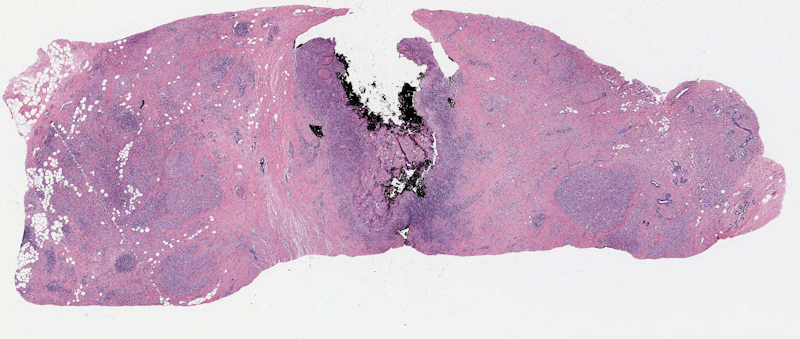
#> input picture images/tissue_img.png, 800 x 339 px
$ jupyter execute object_detection.ipynb
#> lines starting #> are read from the running program, lines starting #| are printed output that depends on the picture; after the words box and inside, x2 and y2 are one past the last pixel; in counts of white or black regions, pixels touching at a corner belong together
# Object Detection Techniques

We look at simple techniques like morphological operations and intensity thresholding techniques to detect objects in images.

[cell 1]
import cv2
import matplotlib.pyplot as plt
import numpy as np

[cell 2]
# Load images to illustrate methods
img = cv2.imread('../images/tissue_img.png')
#> img is the input picture: shape (339, 800, 3); mean B, G, R 199.9, 179.4, 206.1

# Thresholding techiques

Thresholding techniques works by automatically finding optimal thresholds for pixel intensity cutoffs, producing binary masks of object of interests located in the foreground.

## Otsu's Thresholding

Selects intensity cutoffs by minimizing intra-class variances (e.g. within foreground/background classes).

[cell 3]
# Convert to greyscale for binary thresholding
gray_image = cv2.cvtColor(img, cv2.COLOR_BGR2GRAY)
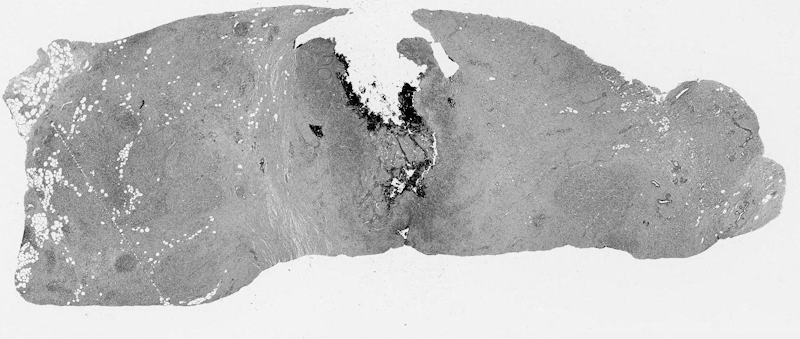
#> gray_image: shape (339, 800); min 0, max 251, mean 189.7

# Apply otsu thresholding to get binary mask
_, otsu_mask = cv2.threshold(
    gray_image, 0, 255, cv2.THRESH_BINARY + cv2.THRESH_OTSU)
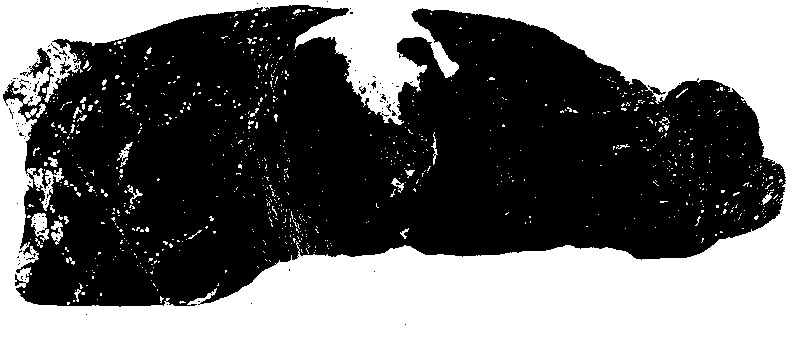
#> otsu_mask: shape (339, 800); 41.8% white; 844 white regions (806 under 20 px), largest, box (x1, y1, x2, y2) and area: (0, 0, 800, 339) 108894, (31, 213, 49, 242) 301, (51, 221, 63, 245) 161

# Visualize original vs binary mask
fig, axes = plt.subplots(1, 2, figsize=(10, 15))

axes[0].imshow(img)
axes[0].set_title("Original")
axes[1].imshow(otsu_mask)
axes[1].set_title("Otsu Thresholding")

plt.tight_layout()
plt.show()
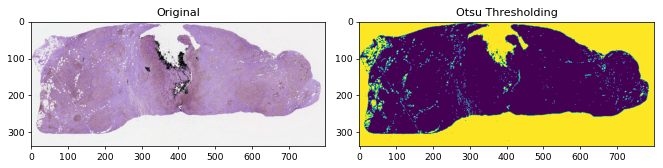
#> figure drawn by matplotlib, 2 panels; B, G, R data is drawn as R, G, B

## Adaptive Mean Thresholding
Selects local thresholding for each neighborhood to do adaptive thresholding, uses multiple instead of one global pixel intensity cutoff.

[cell 4]
# Convert to greyscale for binary thresholding
gray_image = cv2.cvtColor(img, cv2.COLOR_BGR2GRAY)

# Apply adaptive mean thresholding to get binary mask
adaptive_mean_mask = cv2.adaptiveThreshold(
    gray_image, 255,
    cv2.ADAPTIVE_THRESH_MEAN_C,
    cv2.THRESH_BINARY,
    blockSize = 199, # Controls the size of local neighborhood
    C = 5 # Constant subtracted from mean for thresholding
)
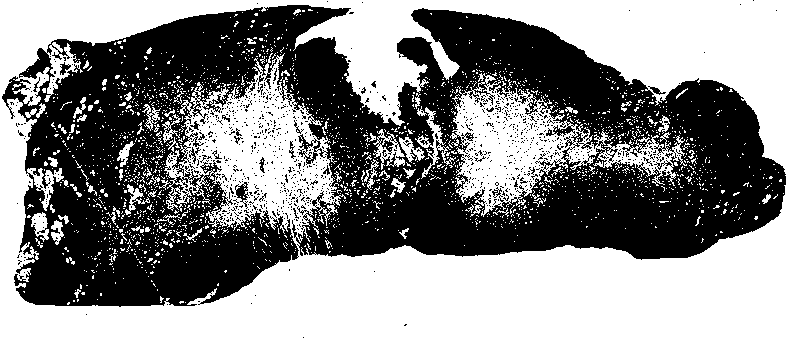
#> adaptive_mean_mask: shape (339, 800); 53.6% white; 1052 black regions (1025 under 20 px), largest, box (x1, y1, x2, y2) and area: (2, 5, 786, 307) 122131, (235, 182, 249, 209) 160, (60, 62, 71, 75) 69

# Visualize original vs binary mask
fig, axes = plt.subplots(1, 2, figsize=(10, 15))

axes[0].imshow(img)
axes[0].set_title("Original")
axes[1].imshow(adaptive_mean_mask)
axes[1].set_title("Adaptive Mean Thresholding")

plt.tight_layout()
plt.show()
#> figure, not shown here; B, G, R data is drawn as R, G, B

[cell 5]
# Effects of blocksize and constant parameters #
# Decreasing blocksize means smaller local neighborhood > more local features preserved
lowered_blocksize = cv2.adaptiveThreshold(
    gray_image, 255,
    cv2.ADAPTIVE_THRESH_MEAN_C,
    cv2.THRESH_BINARY,
    blockSize = 21,
    C = 5
)
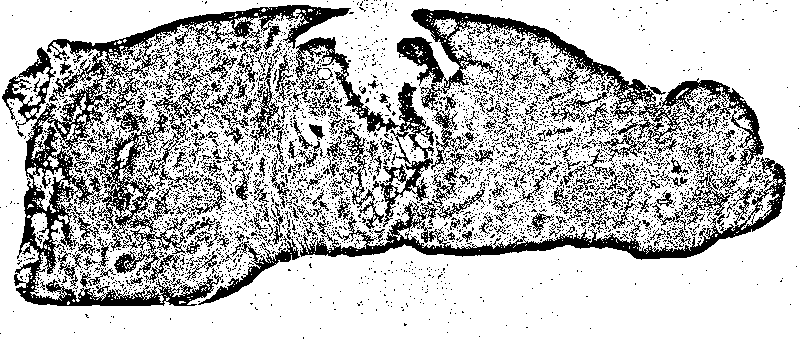
#> lowered_blocksize: shape (339, 800); 74.3% white; 3900 black regions (3630 under 20 px), largest, box (x1, y1, x2, y2) and area: (2, 5, 351, 306) 14851, (397, 8, 764, 168) 8875, (296, 157, 786, 260) 6628

# Decreasing C increases threshold > more foreground pixels included
lowered_C = cv2.adaptiveThreshold(
    gray_image, 255,
    cv2.ADAPTIVE_THRESH_MEAN_C,
    cv2.THRESH_BINARY,
    blockSize = 199,
    C = 1
)
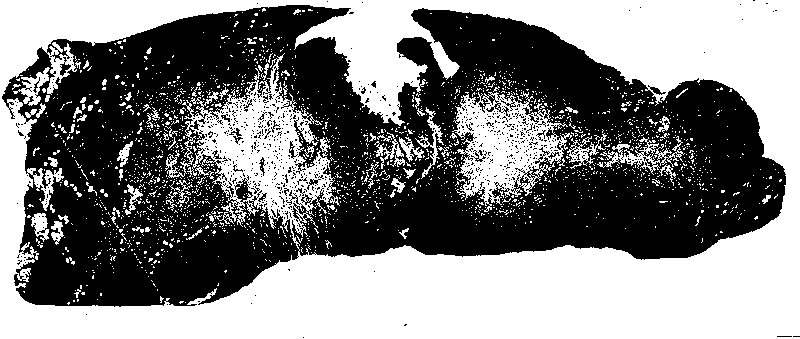
#> lowered_C: shape (339, 800); 50.7% white; 800 black regions (778 under 20 px), largest, box (x1, y1, x2, y2) and area: (2, 5, 786, 307) 130847, (60, 57, 71, 76) 84, (229, 128, 243, 144) 69


# Visualize original vs binary mask
fig, axes = plt.subplots(1, 2, figsize=(10, 15))

axes[0].imshow(lowered_blocksize)
axes[0].set_title("Lowered Blocksize")
axes[1].imshow(lowered_C)
axes[1].set_title("Lowered C")

plt.tight_layout()
plt.show()

# Morphological operations
Finetuning operations used to refine binary masks e.g. plug small holes, smoothen out mask edges

## Erosion
Shrinks foreground pixels, useful for disconnecting masks that are merged together.

[cell 6]
# Use binary mask from earlier
binary_mask = adaptive_mean_mask

# Apply erosion: increase kernel size for more erosion
kernel = np.ones((2, 2), np.uint8)
inverse_binary_mask = cv2.bitwise_not(binary_mask)
inverse_eroded_mask = cv2.erode(inverse_binary_mask, kernel, 1)
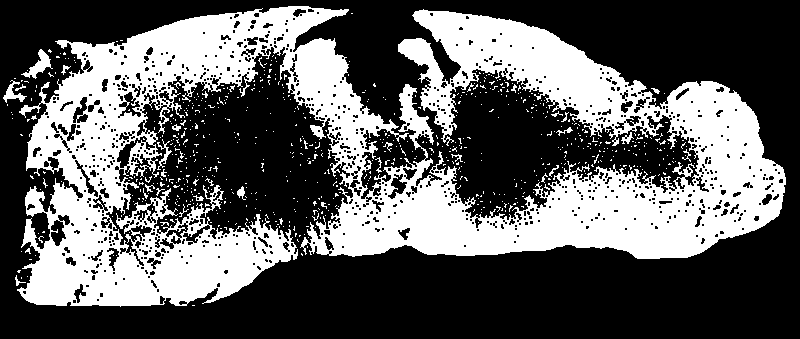
#> inverse_eroded_mask: shape (339, 800); 37.2% white; 712 white regions (683 under 20 px), largest, box (x1, y1, x2, y2) and area: (17, 6, 786, 307) 97387, (21, 49, 53, 79) 325, (3, 80, 27, 103) 190
eroded_mask = cv2.bitwise_not(inverse_eroded_mask)

# Visualize original vs eroded mask
fig, axes = plt.subplots(1, 2, figsize=(10, 15))

axes[0].imshow(binary_mask)
axes[0].set_title("Original")
axes[1].imshow(eroded_mask)
axes[1].set_title("Eroded")

plt.tight_layout()
plt.show()

## Dilation
Expands foreground pixels, can be used to connect disjointed components of mask and plug small holes.

[cell 7]
# Use binary mask from earlier
binary_mask = adaptive_mean_mask

# Apply dilation: increase kernel size for more dilation
kernel = np.ones((2, 2), np.uint8)
inverse_binary_mask = cv2.bitwise_not(binary_mask)
inverse_dilated_mask = cv2.dilate(inverse_binary_mask, kernel, 1)
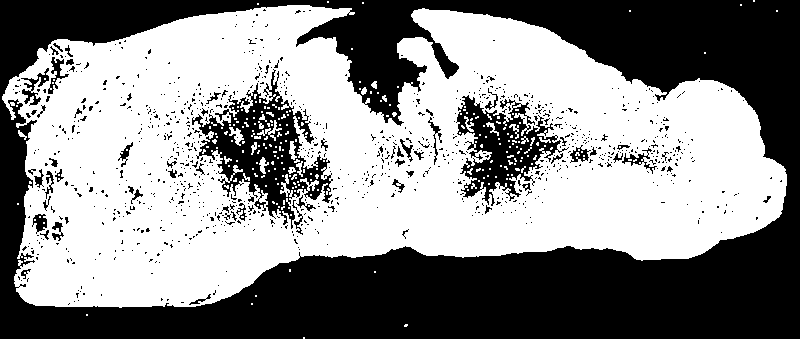
#> inverse_dilated_mask: shape (339, 800); 54.5% white; 990 black regions (933 under 20 px), largest, box (x1, y1, x2, y2) and area: (0, 0, 800, 339) 104295, (192, 69, 333, 229) 7516, (456, 95, 569, 206) 4938
dilated_mask = cv2.bitwise_not(inverse_dilated_mask)

# Visualize original vs dilated mask
fig, axes = plt.subplots(1, 2, figsize=(10, 15))

axes[0].imshow(binary_mask)
axes[0].set_title("Original")
axes[1].imshow(dilated_mask)
axes[1].set_title("Dilated")

plt.tight_layout()
plt.show()

## Closing
Combines dilation followed by erosion, useful for noise removal.

[cell 8]
# Use binary mask from earlier
binary_mask = adaptive_mean_mask

# Apply closing: increase kernel size for more aggressive closing
kernel = np.ones((4, 4), np.uint8)
closed_mask = cv2.morphologyEx(binary_mask, cv2.MORPH_CLOSE, kernel)
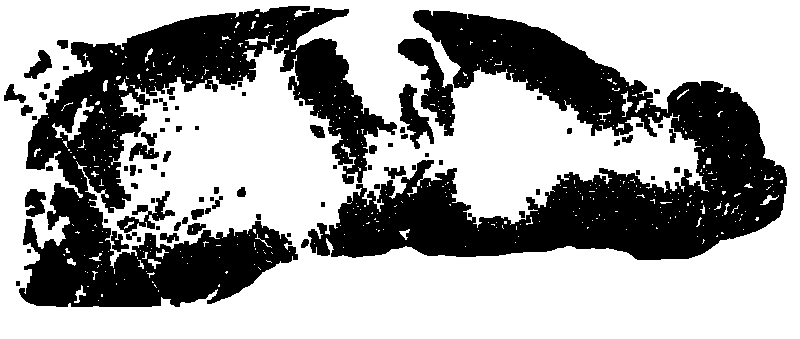
#> closed_mask: shape (339, 800); 62.9% white; 87 black regions (14 under 20 px), largest, box (x1, y1, x2, y2) and area: (308, 10, 787, 260) 47973, (19, 6, 397, 307) 44425, (398, 38, 455, 136) 2159

# Visualize original vs closed mask
fig, axes = plt.subplots(1, 2, figsize=(10, 15))

axes[0].imshow(binary_mask)
axes[0].set_title("Original")
axes[1].imshow(closed_mask)
axes[1].set_title("Closed")

plt.tight_layout()
plt.show()

## Opening
Combines erosion followed by dilation, useful for noise removal.

[cell 9]
# Use binary mask from earlier
binary_mask = adaptive_mean_mask

# Apply opening: increase kernel size for more aggresive opening
kernel = np.ones((4, 4), np.uint8)
opened_mask = cv2.morphologyEx(binary_mask, cv2.MORPH_OPEN, kernel)
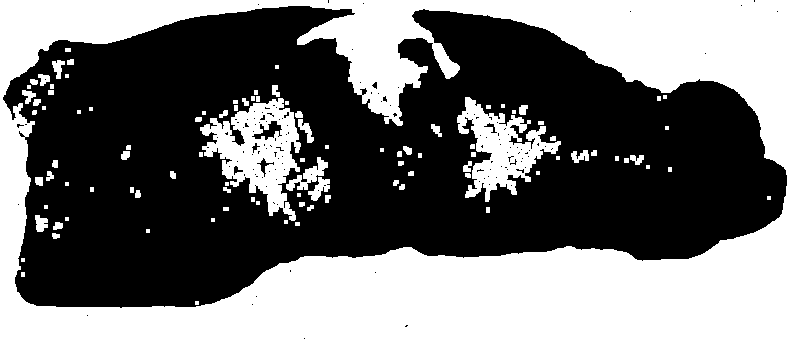
#> opened_mask: shape (339, 800); 44.3% white; 101 white regions (29 under 20 px), largest, box (x1, y1, x2, y2) and area: (0, 0, 800, 339) 105627, (200, 98, 301, 221) 5870, (457, 97, 561, 202) 4515

# Visualize original vs opened mask
fig, axes = plt.subplots(1, 2, figsize=(10, 15))

axes[0].imshow(binary_mask)
axes[0].set_title("Original")
axes[1].imshow(opened_mask)
axes[1].set_title("Opened")

plt.tight_layout()
plt.show()
